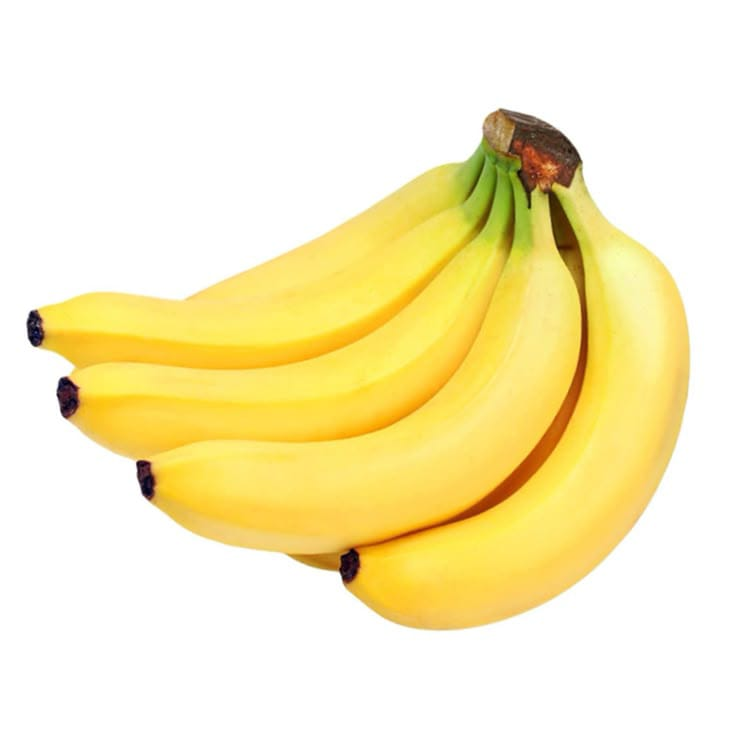
#> input picture banana.jpg, 736 x 736 px, found by its file name
$ python nm2.py
#> lines starting #> are read from the running program, lines starting #| are printed output that depends on the picture; after the words box and inside, x2 and y2 are one past the last pixel; in counts of white or black regions, pixels touching at a corner belong together
import cv2
import numpy as np

def classify_image(image_path):
#> called with image_path = 'images/banana.jpg'
    image = cv2.imread(image_path)
#> image is the input picture: shape (736, 736, 3); mean B, G, R 189.5, 237.3, 248.8
    if image is None:
        print("Image not found.")
        return

    image = cv2.resize(image, (640, 480))
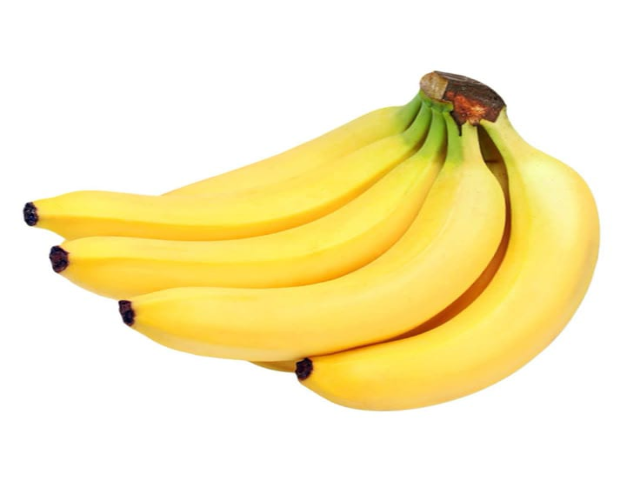
#> image: shape (480, 640, 3); mean B, G, R 189.4, 237.3, 248.7
    hsv = cv2.cvtColor(image, cv2.COLOR_BGR2HSV)
#> hsv: shape (480, 640, 3); mean H, S, V 11.6, 63.8, 249


    lower_A = np.array([20, 150, 150])
    upper_A = np.array([30, 255, 255])


    lower_B = np.array([15, 80, 80])
    upper_B = np.array([25, 180, 180])


    lower_C = np.array([0, 50, 0])
    upper_C = np.array([20, 255, 100])


    mask_A = cv2.inRange(hsv, lower_A, upper_A)
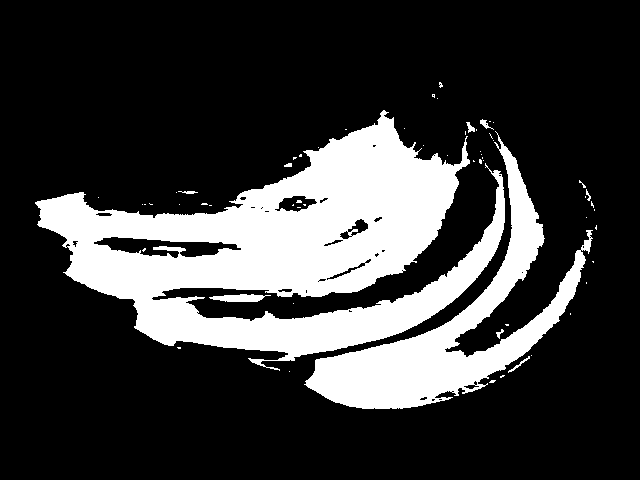
#> mask_A: shape (480, 640); 23% white; 61 white regions (51 under 20 px), largest, box (x1, y1, x2, y2) and area: (35, 110, 505, 371) 52755, (304, 131, 593, 409) 17173, (209, 294, 271, 302) 336
    mask_B = cv2.inRange(hsv, lower_B, upper_B)
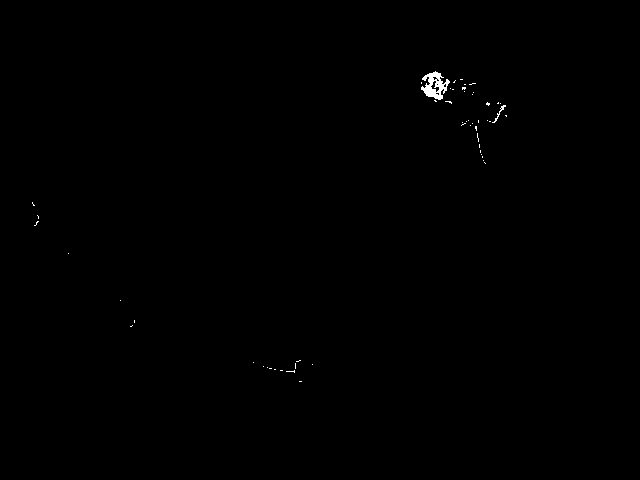
#> mask_B: shape (480, 640); 0.21% white; 54 white regions (52 under 20 px), largest, box (x1, y1, x2, y2) and area: (421, 71, 450, 100) 424, (492, 105, 506, 123) 43
    mask_C = cv2.inRange(hsv, lower_C, upper_C)
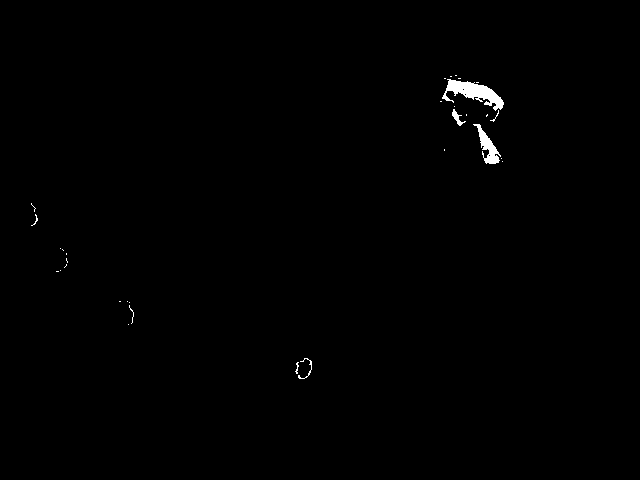
#> mask_C: shape (480, 640); 0.49% white; 32 white regions (25 under 20 px), largest, box (x1, y1, x2, y2) and area: (442, 79, 504, 111) 828, (473, 124, 501, 164) 401, (452, 109, 466, 126) 83


    count_A = cv2.countNonZero(mask_A)
#> count_A = 70780
    count_B = cv2.countNonZero(mask_B)
#> count_B = 640
    count_C = cv2.countNonZero(mask_C)
#> count_C = 1506


    max_count = max(count_A, count_B, count_C)
#> max_count = 70780
    if max_count == count_A:
        quality = 'A - Premium'
        color = (0, 255, 0)
    elif max_count == count_B:
        quality = 'B - Acceptable'
        color = (0, 255, 255)
    else:
        quality = 'C - Reject'
        color = (0, 0, 255)


    cv2.putText(image, f'Quality: {quality}', (20, 40),
                cv2.FONT_HERSHEY_SIMPLEX, 1.2, color, 3)
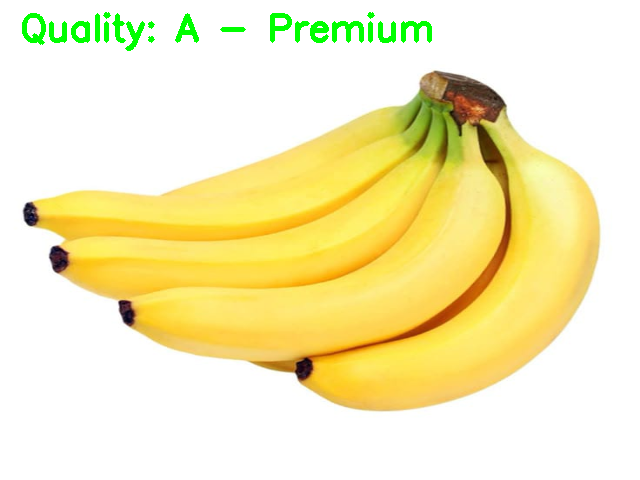
#> image: shape (480, 640, 3); 1.29% of pixels changed, all inside (x1, y1, x2, y2) = (22, 12, 432, 51)
    cv2.imshow("Food Quality", image)
    cv2.waitKey(0)
    cv2.destroyAllWindows()


classify_image("images/banana.jpg")
